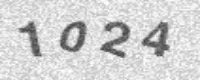
#> input picture 验证码/640 (1).webp, 200 x 80 px
$ python '灰度二值化.py'
#> lines starting #> are read from the running program, lines starting #| are printed output that depends on the picture; after the words box and inside, x2 and y2 are one past the last pixel; in counts of white or black regions, pixels touching at a corner belong together
try:
    from PIL import Image
except ImportError:
    import Image
import pytesseract

def convert_img(img,threshold):
    img = img.convert("L")  # 处理灰度
    pixels = img.load()
    for x in range(img.width):
        for y in range(img.height):
            if pixels[x, y] > threshold:
                pixels[x, y] = 255
            else:
                pixels[x, y] = 0
    return img
captcha = Image.open("640 (1).webp")
#> captcha is the input picture: PIL image 200x80 RGB; mean R, G, B 209.8, 209.8, 209.8
captcha=captcha.convert('RGB')
result = captcha.convert('L')
threshold=180
a=convert_img(result,threshold)
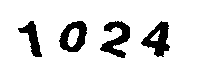
#> a: PIL image 200x80 L; 88.1% white; 4 black regions, box (x1, y1, x2, y2) and area: (100, 21, 130, 58) 535, (141, 21, 170, 57) 525, (59, 21, 87, 52) 498, (18, 21, 42, 57) 353


#> (the run stopped early here; a loop or call above may not have finished)
